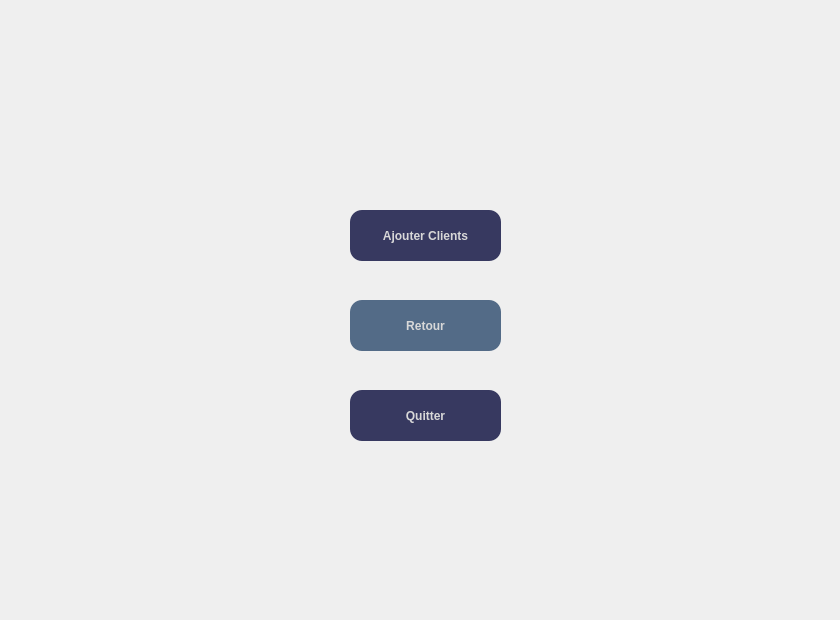
    <widget class="QWidget" name="listclient6">
     <property name="styleSheet">
      <string notr="true">QPushButton{
font:12px;
font-weight:bold;
color:rgb(216, 216, 216);
}
 
QPushButton:hover{
font:12px;
font-weight:bold;
color:rgb(26, 216, 216);

}
QPushButton:pressed{
font:12px;
font-weight:bold;
color:rgb(26, 216, 126);

}
</string>
     </property>
     <widget class="QLabel" name="label_21">
      <property name="geometry">
       <rect>
        <x>10</x>
        <y>-10</y>
        <width>821</width>
        <height>611</height>
       </rect>
      </property>
      <property name="text">
       <string/>
      </property>
      <property name="pixmap">
       <pixmap>../../Pictures/car1.jpg</pixmap>
      </property>
      <property name="scaledContents">
       <bool>true</bool>
      </property>
     </widget>
     <widget class="QPushButton" name="pushButton_25">
      <property name="geometry">
       <rect>
        <x>350</x>
        <y>210</y>
        <width>151</width>
        <height>51</height>
       </rect>
      </property>
      <property name="styleSheet">
       <string notr="true">QPushButton 
{
	background-color: rgba(4, 7, 56,200);
	border-radius:12px;


}

</string>
      </property>
      <property name="text">
       <string>Ajouter Clients</string>
      </property>
     </widget>
     <widget class="QPushButton" name="pushButton_26">
      <property name="geometry">
       <rect>
        <x>350</x>
        <y>300</y>
        <width>151</width>
        <height>51</height>
       </rect>
      </property>
      <property name="styleSheet">
       <string notr="true">QPushButton 
{
	background-color: rgba(40, 70, 106,200);
	border-radius:12px;


}

</string>
      </property>
      <property name="text">
       <string>Retour</string>
      </property>
     </widget>
     <widget class="QPushButton" name="pushButton_27">
      <property name="geometry">
       <rect>
        <x>350</x>
        <y>390</y>
        <width>151</width>
        <height>51</height>
       </rect>
      </property>
      <property name="styleSheet">
       <string notr="true">QPushButton 
{
	background-color: rgba(4, 7, 56,200);
	border-radius:12px;


}

QPushButton :hover{
	background-color: rgba(98, 17, 91,200);
	border-radius:12px;


}

</string>
      </property>
      <property name="text">
       <string>Quitter</string>
      </property>
     </widget>
    </widget>
